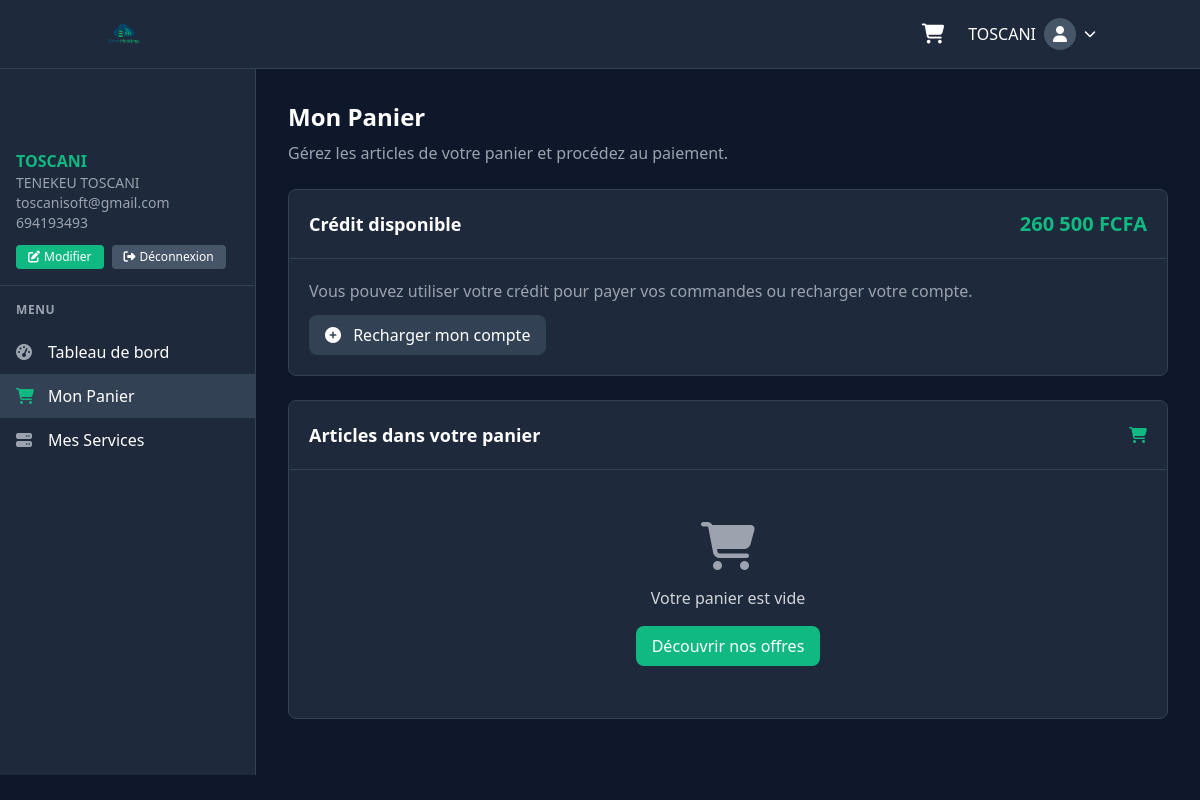
Before: /customers/cart.php (signed in) with the older database file.
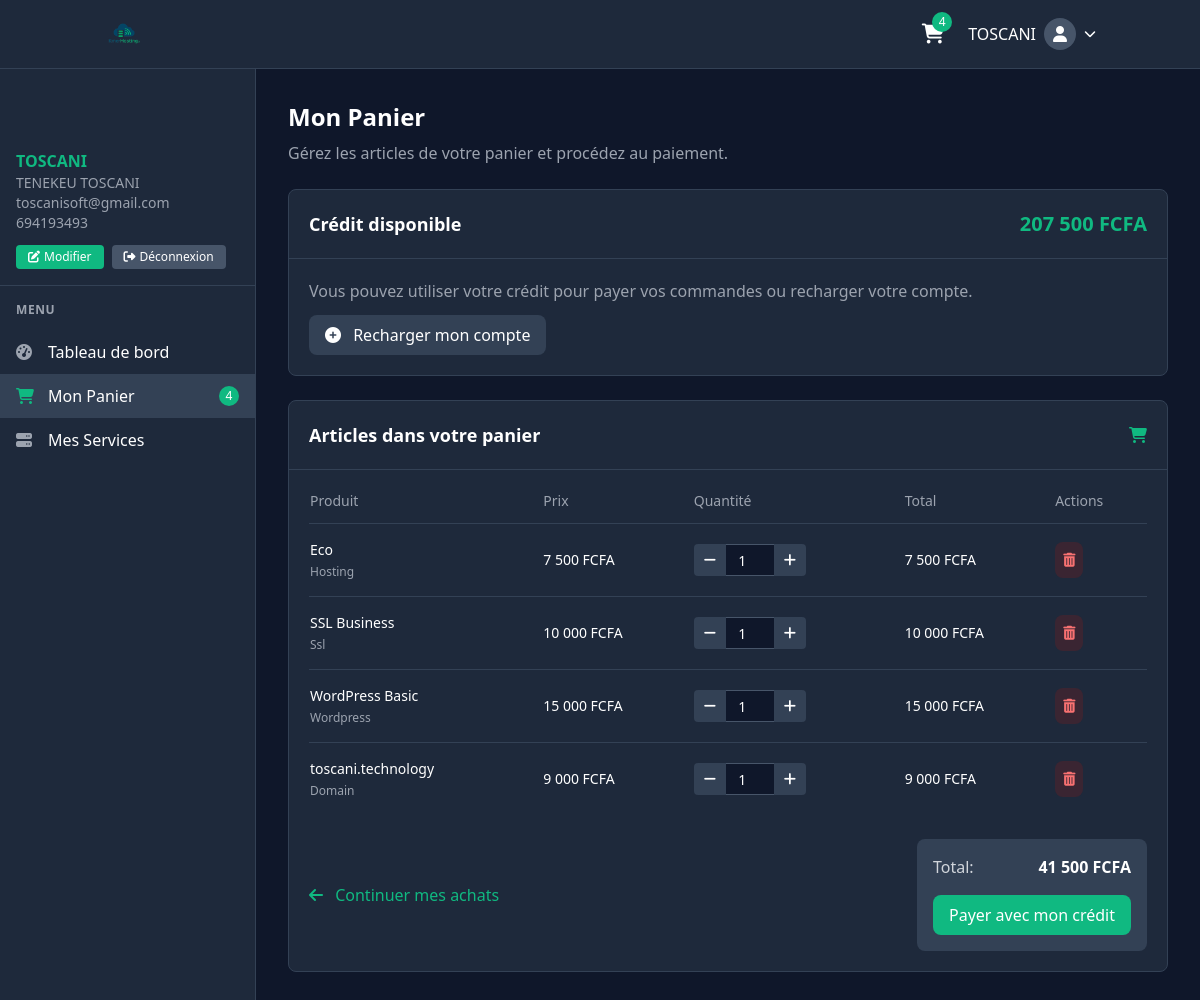
After: the same page with the newer database file.
### tables this page shows
CREATE TABLE IF NOT EXISTS `credit` (
  `id` int(11) NOT NULL AUTO_INCREMENT,
  `user_id` int(11) NOT NULL,
  `amount` decimal(10,2) NOT NULL DEFAULT '500.00',
  `last_updated` timestamp NOT NULL DEFAULT CURRENT_TIMESTAMP ON UPDATE CURRENT_TIMESTAMP,
  PRIMARY KEY (`id`),
  UNIQUE KEY `user_id` (`user_id`)
);

CREATE TABLE IF NOT EXISTS `cart` (
  `id` int(11) NOT NULL AUTO_INCREMENT,
  `user_id` int(11) NOT NULL,
  `product_type` varchar(50) NOT NULL,
  `product_id` varchar(50) NOT NULL,
  `quantity` int(11) NOT NULL DEFAULT '1',
  `custom_domain` varchar(255) DEFAULT NULL,
  `added_at` datetime NOT NULL,
  `updated_at` datetime DEFAULT NULL,
  PRIMARY KEY (`id`),
  KEY `user_id` (`user_id`)
);

### backend/functions.php (called while the page is built, shortened)
<?php
require_once __DIR__ . '/config/db.php';
function getUserCredit($user_id) {
    global $conn;
    $sql = "SELECT amount FROM credit WHERE user_id = ?";
    $stmt = $conn->prepare($sql);
    $stmt->bind_param("i", $user_id);
    $stmt->execute();
    $result = $stmt->get_result();
    $row = $result->fetch_assoc();
    return floatval($row['amount']);
}
function getUserCartItems($user_id) {
    global $conn;
    $stmt = $conn->prepare("SELECT c.*,
            CASE
                WHEN c.product_type = 'hosting' THEN hp.name
                WHEN c.product_type = 'wordpress' THEN wp.name
                WHEN c.product_type = 'ssl' THEN sp.name
                WHEN c.product_type = 'domain' THEN c.custom_domain
                ELSE 'Produit inconnu'
            END as product_name,
            CASE
                WHEN c.product_type = 'hosting' THEN hp.price
                WHEN c.product_type = 'wordpress' THEN wp.price
                WHEN c.product_type = 'ssl' THEN sp.price
                WHEN c.product_type = 'domain' THEN 9000
                ELSE 0
            END as price
            FROM cart c
            LEFT JOIN hosting_packages hp ON c.product_type = 'hosting' AND c.product_id = hp.id
            LEFT JOIN wordpress_packages wp ON c.product_type = 'wordpress' AND c.product_id = wp.id
            LEFT JOIN ssl_packages sp ON c.product_type = 'ssl' AND REPLACE(c.product_id, 'ssl', '') = sp.id
            WHERE c.user_id = ?");
    $stmt->bind_param("i", $user_id);
    $stmt->execute();
    $result = $stmt->get_result();
    $cartItems = [];
    while ($row = $result->fetch_assoc()) {
        $cartItems[] = $row;
    }
    return $cartItems;
}
function getCurrentUser() {
    global $conn;
    $user_id = $_SESSION['user_id'];
    $stmt = $conn->prepare("SELECT * FROM users WHERE id = ?");
    $stmt->bind_param("i", $user_id);
    $stmt->execute();
    $result = $stmt->get_result();
    if ($result->num_rows > 0) {
        return $result->fetch_assoc();
    }
    return null;
}
function getCartItemCount($user_id) {
    global $conn;
    $sql = "SELECT COUNT(*) FROM cart WHERE user_id = ?";
    $stmt = $conn->prepare($sql);
    $stmt->bind_param("i", $user_id);
    $stmt->execute();
    $result = $stmt->get_result();
    $row = $result->fetch_row();
    return (int)$row[0];
}
?>

### customers/cart.php (the view, shortened to what the changed rows need)
<?php
require_once '../backend/functions.php';
$currentUser = getCurrentUser();
$user_id = $_SESSION['user_id'];
$cartItems = getUserCartItems($user_id);
$cartCount = getCartItemCount($user_id);
$totalAmount = 0;
foreach ($cartItems as $item) {
    $totalAmount += floatval($item['price']) * intval($item['quantity']);
}
$userCredit = getUserCredit($user_id);
?>
<!DOCTYPE html>
<html lang="fr">
<head>
    <script src="https://cdn.tailwindcss.com"></script>
    <link rel="stylesheet" href="https://cdnjs.cloudflare.com/ajax/libs/font-awesome/6.4.0/css/all.min.css">
</head>
<body class="bg-dark-900 text-white">
    <header class="bg-dark-800 border-b border-dark-700">
        <div class="container mx-auto px-4 py-3 flex items-center justify-between">
            <div class="flex items-center space-x-4">
                <a href="cart.php" class="text-white hover:text-kmergreen-light relative p-2">
                    <i class="fas fa-shopping-cart text-xl"></i>
                    <?php if ($cartCount > 0): ?>
                    <span class="absolute top-0 right-0 bg-kmergreen text-white text-xs rounded-full h-5 w-5 flex items-center justify-center">
                        <?php echo $cartCount; ?>
                    </span>
                    <?php endif; ?>
                </a>
            </div>
        </div>
    </header>
    <div class="flex">
        <aside id="sidebar" class="fixed inset-y-0 left-0 transform -translate-x-full lg:translate-x-0 z-50 w-64 bg-dark-800 border-r border-dark-700 pt-16 transition-transform duration-300 ease-in-out lg:static lg:w-64">
            <div class="h-full overflow-y-auto scrollbar-thin">
                <nav class="mt-4">
                    <ul>
                        <li>
                            <a href="cart.php" class="flex items-center px-4 py-2.5 text-white bg-dark-700">
                                <i class="fas fa-shopping-cart w-5 mr-3 text-kmergreen"></i>
                                <span>Mon Panier</span>
                                <?php if ($cartCount > 0): ?>
                                <span class="ml-auto bg-kmergreen text-white text-xs rounded-full h-5 w-5 flex items-center justify-center">
                                    <?php echo $cartCount; ?>
                                </span>
                                <?php endif; ?>
                            </a>
                        </li>
                    </ul>
                </nav>
            </div>
        </aside>
        <main class="flex-1 p-4 lg:p-8 pt-4 pb-8 overflow-x-hidden">
            <div class="max-w-7xl mx-auto">
                <div class="mb-6">
                    <h1 class="text-2xl font-bold text-white mb-2">Mon Panier</h1>
                </div>
                <div class="bg-dark-800 rounded-lg border border-dark-700 mb-6">
                    <div class="p-5 border-b border-dark-700 flex justify-between items-center">
                        <h2 class="text-lg font-semibold text-white">Crédit disponible</h2>
                        <span class="text-kmergreen font-bold text-xl"><?php echo number_format($userCredit, 0, ',', ' '); ?> FCFA</span>
                    </div>
                </div>
                <div class="bg-dark-800 rounded-lg border border-dark-700 mb-6">
                    <div class="p-5 border-b border-dark-700 flex justify-between items-center">
                        <h2 class="text-lg font-semibold text-white">Articles dans votre panier</h2>
                    </div>
                    <div class="p-5">
                        <?php if (empty($cartItems)): ?>
                            <div class="text-center py-8">
                                <div class="text-gray-400 text-5xl mb-4">
                                    <i class="fas fa-shopping-cart"></i>
                                </div>
                                <p class="text-gray-300 mb-4">Votre panier est vide</p>
                                <a href="../index.php#packages" class="inline-block bg-kmergreen hover:bg-kmergreen-dark text-white font-medium py-2 px-4 rounded-lg transition duration-300">
                                    Découvrir nos offres
                                </a>
                            </div>
                        <?php else: ?>
                            <div class="overflow-x-auto">
                                <table class="w-full">
                                    <thead>
                                        <tr class="text-left text-gray-400 text-sm">
                                            <th class="pb-3 font-medium">Produit</th>
                                            <th class="pb-3 font-medium">Prix</th>
                                            <th class="pb-3 font-medium">Quantité</th>
                                            <th class="pb-3 font-medium">Total</th>
                                            <th class="pb-3 font-medium">Actions</th>
                                        </tr>
                                    </thead>
                                    <tbody>
                                        <?php foreach ($cartItems as $item):
                                            $itemTotal = $item['price'] * $item['quantity'];
                                        ?>
                                            <tr class="border-t border-dark-700 text-sm">
                                                <td class="py-4">
                                                    <div class="font-medium text-white"><?php echo htmlspecialchars($item['product_name'] ?? 'Produit inconnu'); ?></div>
                                                    <div class="text-gray-400 text-xs mt-1"><?php echo ucfirst(htmlspecialchars($item['product_type'])); ?></div>
                                                </td>
                                                <td class="py-4 text-white"><?php echo number_format($item['price'] ?? 0, 0, ',', ' '); ?> FCFA</td>
                                                <td class="py-4">
                                                    <div class="flex items-center">
                                                        <button class="quantity-btn minus bg-dark-700 hover:bg-dark-600 text-white w-8 h-8 rounded-l flex items-center justify-center" data-id="<?php echo $item['id']; ?>">
                                                            <i class="fas fa-minus"></i>
                                                        </button>
                                                        <input type="number" class="quantity-input bg-dark-900 border-y border-dark-600 text-white w-12 h-8 text-center" value="<?php echo $item['quantity']; ?>" min="1" max="10" data-id="<?php echo $item['id']; ?>">
                                                        <button class="quantity-btn plus bg-dark-700 hover:bg-dark-600 text-white w-8 h-8 rounded-r flex items-center justify-center" data-id="<?php echo $item['id']; ?>">
                                                            <i class="fas fa-plus"></i>
                                                        </button>
                                                    </div>
                                                </td>
                                                <td class="py-4 text-white"><?php echo number_format($itemTotal ?? 0, 0, ',', ' '); ?> FCFA</td>
                                                <td class="py-4">
                                                    <button class="remove-item p-2 bg-red-900/30 hover:bg-red-800/50 text-red-400 rounded-lg transition-all duration-300 hover:scale-110 focus:outline-none focus:ring-2 focus:ring-red-500 focus:ring-opacity-50" data-id="<?php echo $item['id']; ?>">
                                                        <i class="fas fa-trash-alt"></i>
                                                    </button>
                                                </td>
                                            </tr>
                                        <?php endforeach; ?>
                                    </tbody>
                                </table>
                            </div>
                            <div class="mt-6 flex flex-col md:flex-row justify-between items-start md:items-center">
                                <div>
                                    <a href="../index.php#packages" class="text-kmergreen hover:text-kmergreen-light">
                                        <i class="fas fa-arrow-left mr-2"></i> Continuer mes achats
                                    </a>
                                </div>
                                <div class="mt-4 md:mt-0 bg-dark-700 p-4 rounded-lg">
                                    <div class="flex justify-between items-center mb-2">
                                        <span class="text-gray-300">Total:</span>
                                        <span class="text-white font-bold"><?php echo number_format($totalAmount, 0, ',', ' '); ?> FCFA</span>
                                    </div>
                                    <button id="confirm-payment-btn" class="w-full bg-kmergreen hover:bg-kmergreen-dark text-white font-medium py-2 px-4 rounded-lg transition duration-300 mt-2">
                                        Payer avec mon crédit
                                    </button>
                                </div>
                            </div>
                        <?php endif; ?>
                    </div>
                </div>
            </div>
        </main>
    </div>
</body>
</html>

Changed rows visible on the page:
changed credit: amount "260 500" → "207 500"
added cart: product_name "Eco", product_type "Hosting", price "7 500", quantity "1", itemTotal "7 500"
added cart: product_name "SSL Business", product_type "Ssl", price "10 000", quantity "1", itemTotal "10 000"
added cart: product_name "WordPress Basic", product_type "Wordpress", price "15 000", quantity "1", itemTotal "15 000"
added cart: product_name "toscani.technology", product_type "Domain", price "9 000", quantity "1", itemTotal "9 000"
Other visible differences:
$cartCount: (not shown) → "4"
$totalAmount: (not shown) → "41 500"
text no longer shown: "Votre panier est vide Découvrir nos offres"
text now shown: "Produit Prix Quantité Total Actions Continuer mes achats Total: FCFA Payer avec mon crédit"
